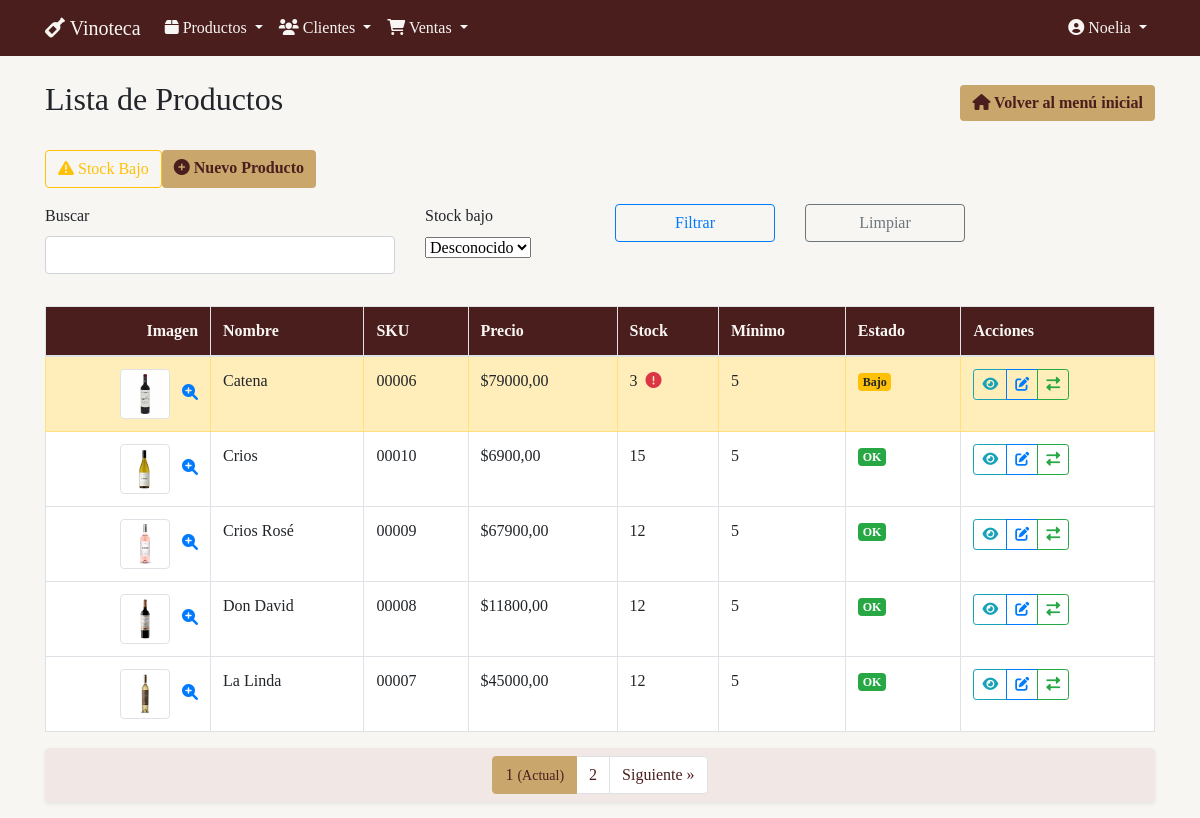
The page /productos/ (signed in) on the database its author committed.
### productos/models.py (models this page shows, shortened)
class Producto(models.Model):
    nombre = models.CharField("Nombre", max_length=50)
    descripcion = models.CharField("Descripción", max_length=200)
    precio = models.DecimalField("Precio", max_digits=10, decimal_places=2)
    stock = models.PositiveIntegerField("Stock", default=0)
    stock_minimo = models.IntegerField("Stock Mínimo", default=5)
    sku = models.CharField(
        "SKU",
        max_length=50,
        unique=True,
        blank=False,
        help_text="Debe coincidir con el nombre del archivo de imagen (sin extensión)"
    )
    imagen = models.ImageField(
        "Imagen",
        upload_to=get_image_path,
        validators=[validate_image_size],
        blank=True,
        null=True,
        help_text="Formatos permitidos: jpg, png, gif. Tamaño máximo: 5MB"
    )
    fecha_creacion = models.DateTimeField("Fecha de creación", auto_now_add=True)
    fecha_actualizacion = models.DateTimeField("Fecha de actualización", auto_now=True)
    class Meta:
        verbose_name = "Producto"
        verbose_name_plural = "Productos"
        ordering = ["nombre"]

### productos/views.py (the view)
# urls.py: path('', views.ProductoListView.as_view(), name='producto_list'),
class ProductoListView(LoginRequiredMixin, PermissionRequiredMixin, FilterView):
    model = Producto
    filterset_class = ProductoFilter
    template_name = 'productos/producto_list.html'
    context_object_name = 'productos'
    paginate_by = 5
    permission_required = 'productos.view_producto'

### templates/productos/producto_list.html (shortened to what this page needs)
{% extends 'base.html' %}
{% load bootstrap4 %}
{% load static %}
{% load crispy_forms_tags %}
{% block header %}Lista de Productos{% endblock %}
{% block extra_buttons %}
<div class="d-flex gap-2 mb-3">
    <a href="{% url 'productos:stock_bajo_list' %}" class="btn btn-outline-warning">
        <i class="fas fa-exclamation-triangle"></i> Stock Bajo
    </a>
    <a href="{% url 'productos:producto_create' %}" class="btn btn-vinoteca">
        <i class="fas fa-plus-circle"></i> Nuevo Producto
    </a>
</div>
{% endblock %}
{% block content %}
<form method="get" class="mb-3 row g-2">
    <div class="col-md-4">
        {{ filter.form.q|as_crispy_field }}
    </div>
    <div class="col-md-2">
        {{ filter.form.stock_bajo|as_crispy_field }}
    </div>
    <div class="col-md-2">
        <button type="submit" class="btn btn-outline-primary w-100">Filtrar</button>
    </div>
    <div class="col-md-2">
        <a href="{% url 'productos:producto_list' %}" class="btn btn-outline-secondary w-100">Limpiar</a>
    </div>
</form>
{% if productos %}
<div class="table-responsive">
    <table class="table table-bordered table-hover" style="background-color: #fff;">
        <thead style="background-color: #4B1E1E; color: #F8F6F3;">
            <tr>
                <th class="text-right">Imagen</th>
                <th>Nombre</th>
                <th>SKU</th>
                <th>Precio</th>
                <th>Stock</th>
                <th>Mínimo</th>
                <th>Estado</th>
                <th>Acciones</th>
            </tr>
        </thead>
        <tbody>
            {% for producto in productos %}
            <tr class="{% if producto.stock < producto.stock_minimo %}table-warning{% endif %}">
                <td class="text-right">
                    {% if producto.imagen %}
                        <a href="#" data-toggle="modal" data-target="#imagenModal{{ producto.id }}">
                            <img src="{{ producto.imagen.url }}"
                                 alt="{{ producto.nombre }}"
                                 class="img-thumbnail"
                                 style="width: 50px; height: 50px;">
                            <i class="fas fa-search-plus text-primary ml-2"></i>
                        </a>
                    {% else %}
                        <img src="{% static 'img/productos/default.jpg' %}"
                             alt="Sin imagen"
                             class="img-thumbnail"
                             style="width: 50px; height: 50px;">
                    {% endif %}
                </td>
                <td>{{ producto.nombre }}</td>
                <td>{{ producto.sku }}</td>
                <td>${{ producto.precio }}</td>
                <td>
                    {{ producto.stock }}
                    {% if producto.stock < producto.stock_minimo %}
                        <i class="fas fa-exclamation-circle text-danger ml-1"></i>
                    {% endif %}
                </td>
                <td>{{ producto.stock_minimo }}</td>
                <td>
                    {% if producto.stock < producto.stock_minimo %}
                        <span class="badge badge-warning">Bajo</span>
                    {% else %}
                        <span class="badge badge-success">OK</span>
                    {% endif %}
                </td>
                <td>
                    <div class="btn-group btn-group-sm">
                        <a href="{% url 'productos:producto_detail' producto.pk %}" class="btn btn-outline-info" title="Ver detalle">
                            <i class="fas fa-eye"></i>
                        </a>
                        <a href="{% url 'productos:producto_update' producto.pk %}" class="btn btn-outline-primary" title="Editar">
                            <i class="fas fa-edit"></i>
                        </a>
                        <a href="{% url 'productos:movimiento_create' producto.pk %}" class="btn btn-outline-success" title="Movimiento">
                            <i class="fas fa-exchange-alt"></i>
                        </a>
                    </div>
                </td>
            </tr>
            {% endfor %}
        </tbody>
    </table>
</div>
{% include 'paginator.html' with page_obj=page_obj %}
{% else %}
<div class="alert alert-info">
    <i class="fas fa-info-circle"></i> No hay productos registrados.
    <a href="{% url 'productos:producto_create' %}" class="btn btn-vinoteca btn-sm ml-2">Agregar primer producto</a>
</div>
{% endif %}
{% endblock %}

### templates/base.html (shortened to what this page needs)
{% load bootstrap4 %}
{% load static %}
<!DOCTYPE html>
<html lang="es">
<head>
    {% bootstrap_css %}
    <link rel="stylesheet" href="https://cdnjs.cloudflare.com/ajax/libs/font-awesome/6.0.0/css/all.min.css">
</head>
<body>
    <nav class="navbar navbar-expand-lg">
        <div class="container">
            <a class="navbar-brand" href="{% url 'productos:producto_list' %}">
                <i class="fas fa-wine-bottle"></i> Vinoteca
            </a>
            <div class="collapse navbar-collapse" id="navbarNav">
                {% if user.is_authenticated %}
                <ul class="navbar-nav mr-auto">
                    <li class="nav-item dropdown">
                        <a class="nav-link dropdown-toggle" href="#" id="productosDropdown" role="button" data-toggle="dropdown" aria-haspopup="true" aria-expanded="false">
                            <i class="fas fa-box"></i> Productos
                        </a>
                    </li>
                    <li class="nav-item dropdown">
                        <a class="nav-link dropdown-toggle" href="#" id="clientesDropdown" role="button" data-toggle="dropdown" aria-haspopup="true" aria-expanded="false">
                            <i class="fas fa-users"></i> Clientes
                        </a>
                    </li>
                    <li class="nav-item dropdown">
                        <a class="nav-link dropdown-toggle" href="#" id="ventasDropdown" role="button" data-toggle="dropdown" aria-haspopup="true" aria-expanded="false">
                            <i class="fas fa-shopping-cart"></i> Ventas
                        </a>
                    </li>
                </ul>
                {% endif %}
                <ul class="navbar-nav ml-auto">
                    {% if user.is_authenticated %}
                        <li class="nav-item dropdown">
                            <a class="nav-link dropdown-toggle" href="#" id="userDropdown" role="button" data-toggle="dropdown" aria-haspopup="true" aria-expanded="false">
                                <i class="fas fa-user-circle"></i> {{ user.username }}
                            </a>
                        </li>
                    {% else %}
                        <li class="nav-item">
                            <a class="nav-link" href="{% url 'login' %}">
                                <i class="fas fa-sign-in-alt"></i> Iniciar sesión
                            </a>
                        </li>
                    {% endif %}
                </ul>
            </div>
        </div>
    </nav>
    <div class="container mt-4 content-wrapper">
        <div class="d-flex justify-content-between align-items-center mb-4">
            <h2>{% block header %}{% endblock %}</h2>
            <a href="{% url 'home' %}" class="btn btn-vinoteca">
                <i class="fas fa-home"></i> Volver al menú inicial
            </a>
        </div>
        {% block extra_buttons %}{% endblock %}
        {% block content %}{% endblock %}
    </div>
</body>
</html>

### templates/base.html (style rules this page uses)
body { background-color: #F8F6F3; font-family: Georgia, serif; }
.navbar { background-color: #4B1E1E; }
.navbar-brand, .nav-link, .dropdown-item { color: #F8F6F3 !important; }
.btn-vinoteca { background-color: #C9A66B; color: #4B1E1E; border: none; font-weight: bold; }

### rows shown on the page
Producto: imagen (picture), nombre "Catena", sku "00006", precio "79000,00", stock "3", stock_minimo "5", shows "Bajo"
Producto: imagen (picture), nombre "Crios", sku "00010", precio "6900,00", stock "15", stock_minimo "5", shows "OK"
Producto: imagen (picture), nombre "Crios Rosé", sku "00009", precio "67900,00", stock "12", stock_minimo "5", shows "OK"
Producto: imagen (picture), nombre "Don David", sku "00008", precio "11800,00", stock "12", stock_minimo "5", shows "OK"
Producto: imagen (picture), nombre "La Linda", sku "00007", precio "45000,00", stock "12", stock_minimo "5", shows "OK"

### other values the page prints
{{ user.username }} "Noelia"
{{ num }} "1"
{{ num }} "2"
